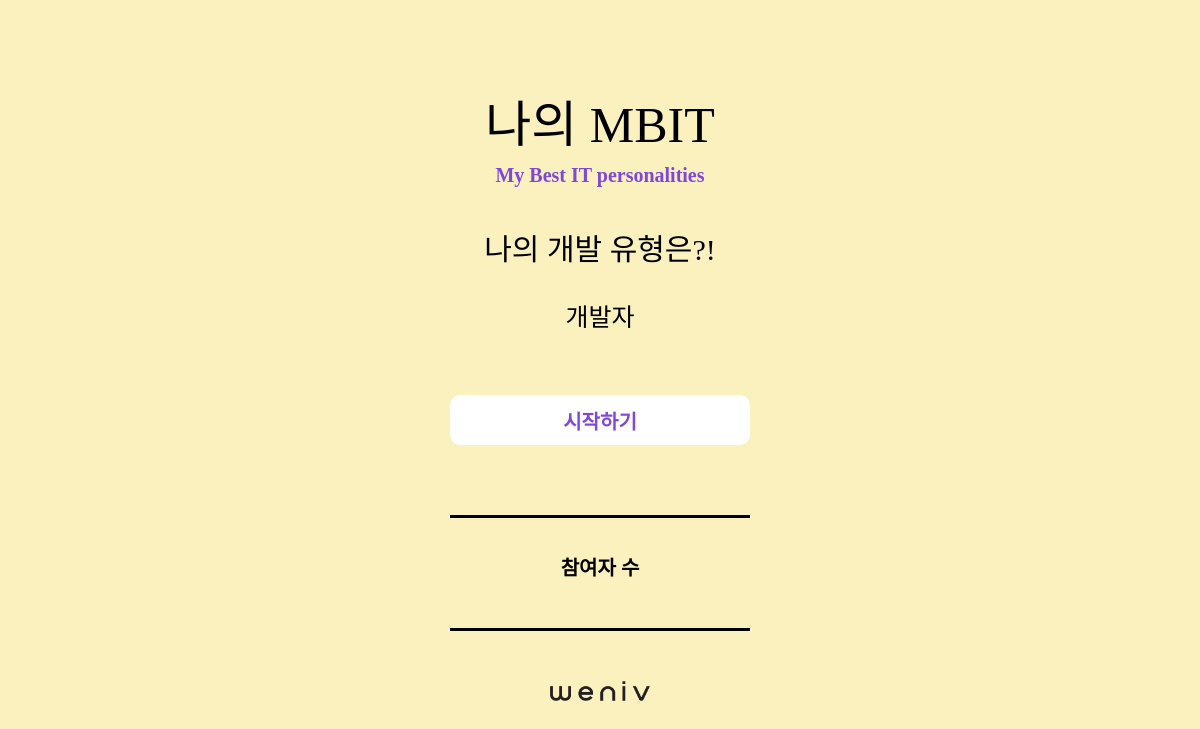
The app's page /, older data.
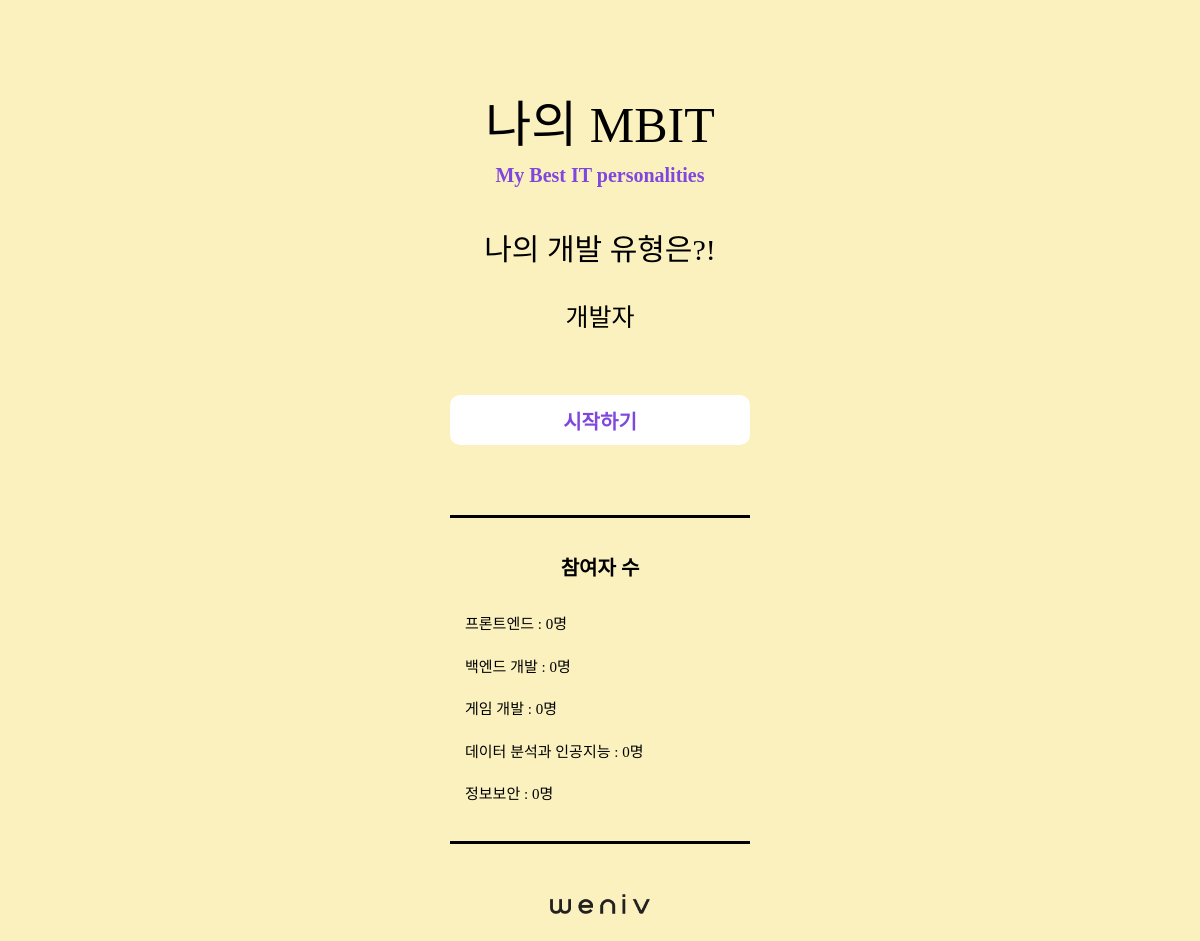
The same page, newer data.
### main/models.py (models this page shows, shortened)
class Developer(models.Model):
    name = models.CharField(max_length=50)
    count = models.IntegerField(default=0)
    data = models.JSONField()

### main/views.py (the view)
# urls.py: path('', views.index, name='index'),
def index(request):
    developers = Developer.objects.all()
    context = {
        'developers' : developers,
    }
    return render(request, 'main/index.html', context=context)

### main/templates/main/index.html (shortened to what this page needs)
{% extends 'main/base.html' %}
{% load static %}
{% block head %}
    <link rel="stylesheet" type="text/css" href="{% static 'css/reset.css' %}">
    <link rel="stylesheet" type="text/css" href="{% static 'css/style.css' %}">
{% endblock head %}
{% block body %}
    <section id="main_contents">
        <div class="wrapper">
            <div class="title">
                <h3 class="main_title">나의 MBIT</h3>
                <h3 class="sub_title">My Best IT personalities</h3>
            </div>
            <div class="intro">
                <h1>나의 개발 유형은?!</h1>
                <div class="type">
                    <ul class="type_list">
                        <li>개발자</li>
                    </ul>
                </div>
            </div>
            <div class="button">
                <a href="{% url 'main:form' %}">
                    <button class="start" type="button">시작하기</button>
                </a>
            </div>
            <div class="result_data">
                <div class="data_wrap">
                    <h3>참여자 수</h3>
                    <ul>
                    {% for developer in developers %}
                        <li>{{ developer.name }} : {{ developer.count }}명</li>
                    {% endfor %}
                    </ul>
                </div>
            </div>
            <div class="weniv">
                <a href="http://www.paullab.co.kr">
                    <img src="{% static 'image/weniv_logo_black.png' %}" alt="weniv">
                </a>
            </div>
        </div>
    </section>
{% endblock body %}

### main/templates/main/base.html (shortened to what this page needs)
<!DOCTYPE html>
<html lang="en">
<head>
  {% block head %}
  {% endblock head %}
</head>
<body>
  {% block body %}
  {% endblock body %}
</body>
</html>

### main/static/css/style.css (style rules this page uses)
html { width : 100%; height : 100%; }
body { width : 100%; height : 100%; background-color : #FAF1BE; color : #000; font-family : "NEXON Lv1 Gothic OTF"; }
#main_contents { display : flex; justify-content : center; width : 100%; height : 100%; margin-top : 100px; }
#main_contents .wrapper { display : flex; flex-direction : column; width : 100%; height : 100%; max-width : 500px; }
.title { text-align: center; padding-bottom: 50px; }
.main_title { font-family : "GmarketSansBold"; font-size : 50px; padding-bottom : 15px; }
.sub_title { font-size : 20px; font-weight : bold; color : #7F47DD; }
.intro { text-align : center; padding-bottom : 40px; }
.intro h1 { font-size : 30px; padding-bottom : 15px; }
.type { font-size : 25px; line-height : 3em; height : 3em; overflow : hidden; }
.type_list { animation : rotate 7s infinite; }
.button { text-align : center; padding-bottom : 50px; }
.button button { width : 300px; height : 50px; padding : 5px; border-style : none; border-radius : 10px; font-family : "NEXON Lv1 Gothic OTF"; font-size : 20px; font-weight : bold; background-color : #fff; color : #7F47DD; cursor : pointer; margin-bottom : 20px; }
.result_data { display : flex; justify-content : center; }
.result_data .data_wrap { width : 270px; padding : 15px; border-top : 3px solid #000; border-bottom : 3px solid #000; line-height : 1.5; margin-bottom : 50px; }
.result_data h3 { text-align : center; font-size : 20px; font-weight : bold; padding : 20px 0 30px; }
.result_data li { font-size : 15px; padding-bottom : 20px; }
.weniv { display : flex; justify-content : center; padding-bottom : 50px; }
.weniv a { width : 100px; }
.weniv img { width : 100%; height : auto; }

Row changes from the older to the newer data that the page shows:
added Developer: name "프론트엔드", count "0"
added Developer: name "백엔드 개발", count "0"
added Developer: name "게임 개발", count "0"
added Developer: name "데이터 분석과 인공지능", count "0"
added Developer: name "정보보안", count "0"
